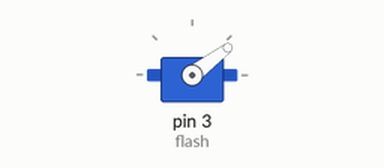
Bench run of a sketch on a simulated Arduino Uno, built with avr-gcc and run on an emulated ATmega328P. Shown: servo.

Above: at 0.1 s.
Timing chart, 0 to 40.0 s (numbered marks = the images above):
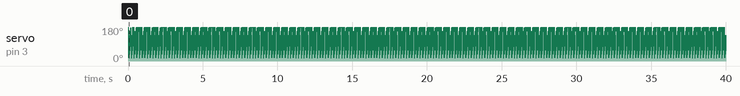

The sketch:

continue.ino
```cpp
#include <Servo.h>
Servo flash;
int pos;

void setup() {
 flash.attach(3);
flash.write(0);
}

void loop() {
  for(int pos=0;pos<180;pos++)
  {flash.write(pos);}
  if (pos=180)
  {for(pos=180;pos<0;pos--)
  {flash.write(pos);}}
}
```
